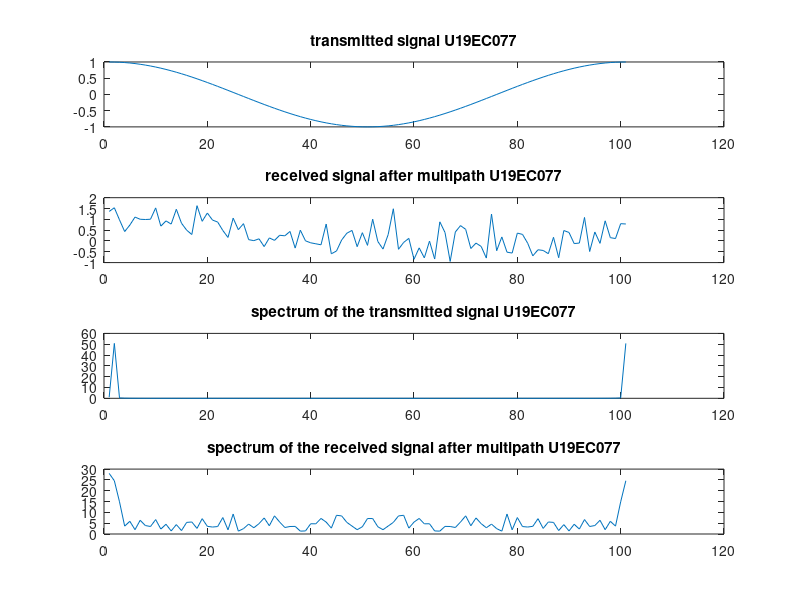
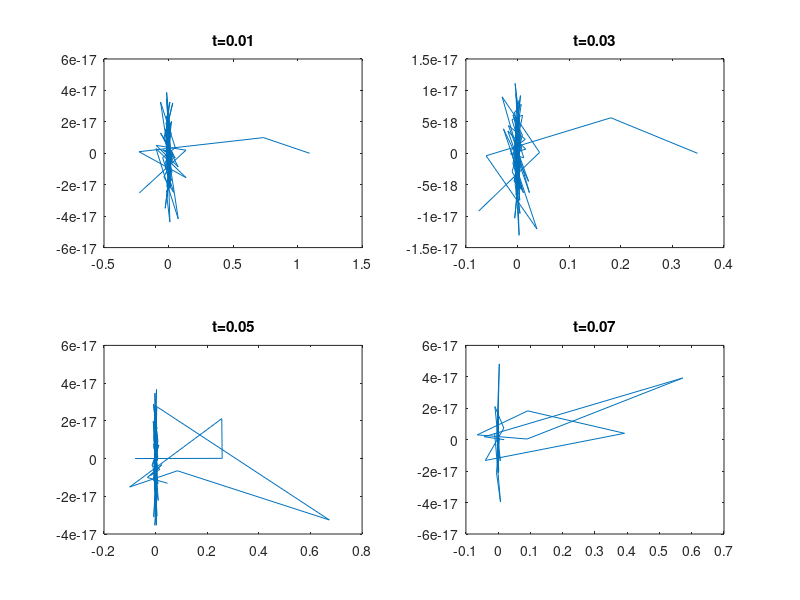

Recreate these plots in MATLAB, in order.
f=1;
nop=2; % initial value of nop = 2
rxsignal=[];
t=0:1/100:1; % choosing sampling freg=100Hz
txsignal=cos(2*pi*f*t); % transmitted signal
z=1;
for t=0:1/100:1
    temp=0;
    for p=1:1:nop
        beta(p)=rand; % for every delayed singal there will be 10
        delay(p)=rand*t; % delay of each multipth component generated
        temp=temp+beta(p)*exp(1i*2*pi*f*(t-delay(p)));
    end
    BETACOL{z}=beta;
    DELAYCOL{z}=delay;
    beta=0;
    delay=0;
    rxsignal=[rxsignal temp];
    z=z+1;
end
save CONSTANTS BETACOL DELAYCOL
figure(1)
subplot(4,1,1)
plot(txsignal)
title('transmitted signal U19EC077');
subplot(4,1,2)
plot(real(rxsignal))
title('received signal after multipath U19EC077');
subplot(4,1,3)
plot(abs(fft(txsignal)))
title('spectrum of the transmitted signal U19EC077');
subplot(4,1,4)
plot(abs(fft(real(rxsignal))))
title('spectrum of the received signal after multipath U19EC077');
hold
load CONSTANTS
fs=100;
u=1;
for f=0:fs/101:(50*fs)/101
    rxsignal=[];
    temp=0;
    z=1;
    for t=0:1/100:1
        temp=0;
        for p=1:1:nop
            temp=temp+BETACOL{z}(p)*exp(1i*2*pi*f*(t-DELAYCOL{z}(p)));
        end
        rxsignal=[rxsignal temp];
        z=z+1;
    end
    % The impulse response of the time-varying channel is computed as followed
    t=0:1/100:1;
    timevaryingTF_at_freq_f{u}=rxsignal.*exp(-1i*2*pi*f*t);
    u=u+1;
end
TEMP=cell2mat(timevaryingTF_at_freq_f');
for i=1:1:101
    u=TEMP(:,i);
    u1=[u;transpose(u(length(u):-1:2)')];
    timevaringIR_at_time_t{i} = ifft(u1);
end
TFMATRIX=abs(cell2mat(timevaryingTF_at_freq_f'));
IRMATRIX=cell2mat(timevaringIR_at_time_t);
s=[2:2:8];
for i=1:1:4
    figure(2)
    subplot (2,2,i)
    plot(IRMATRIX(1:1:101,s(i)))
    title(strcat('t=',num2str((s(i)-1)/100)))
end